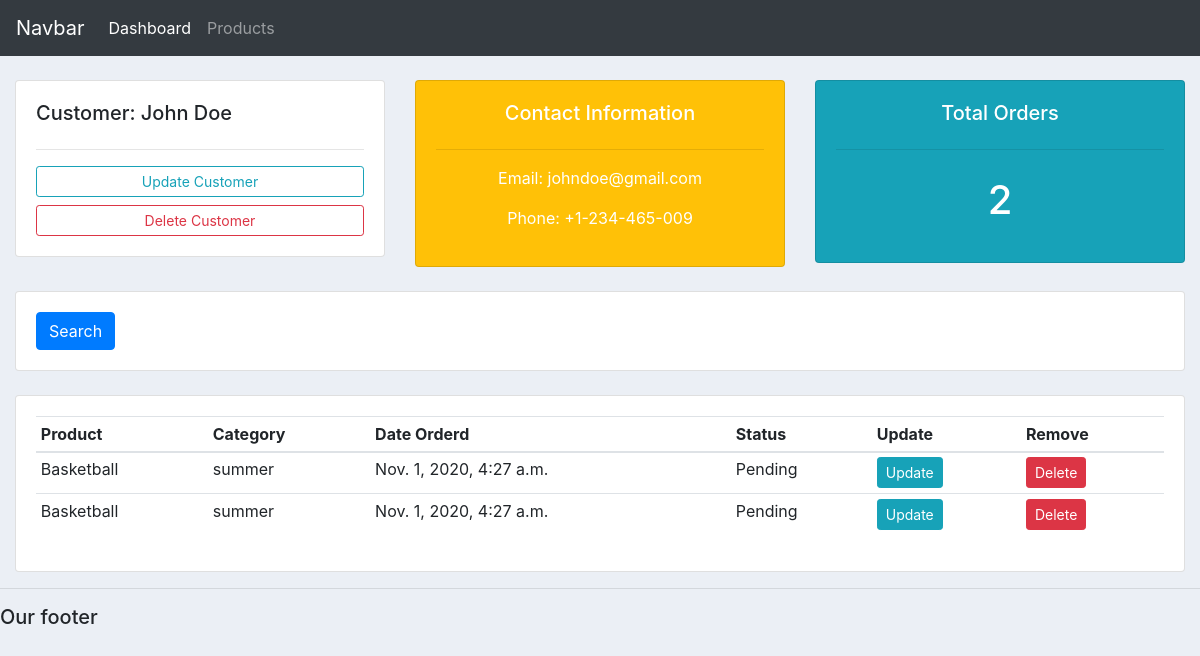
Page /view_customer/1/ on the earlier database version.
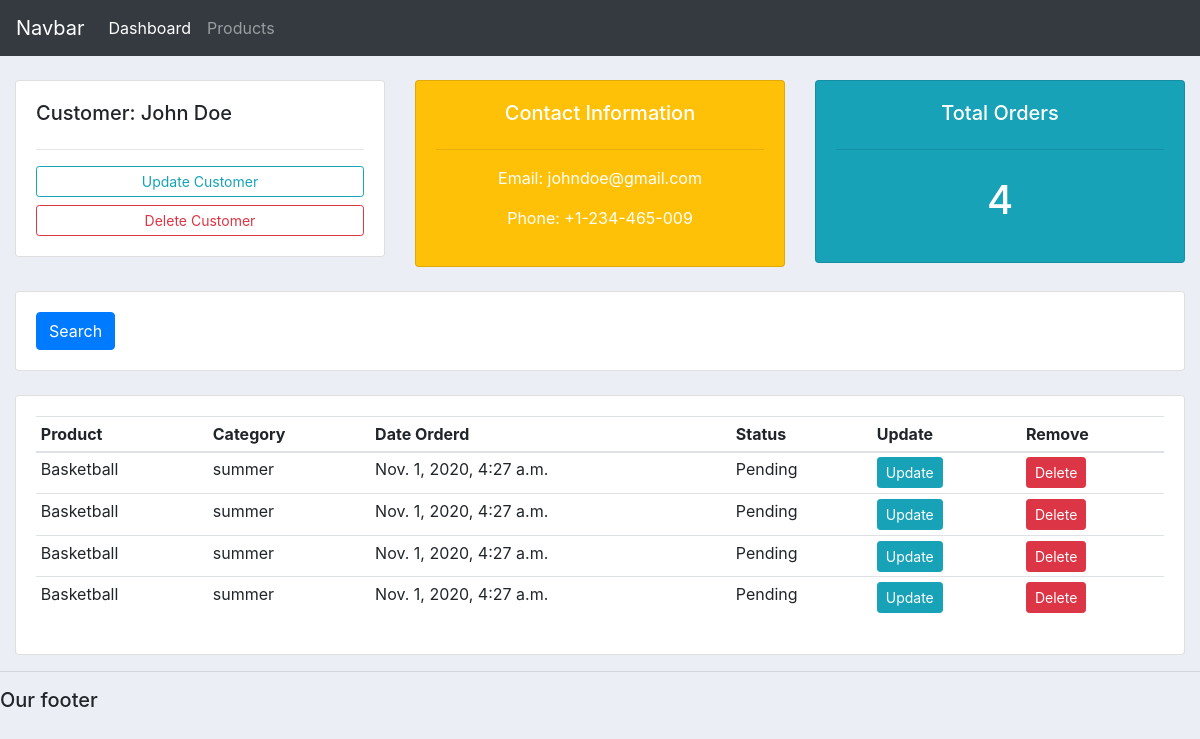
Same page on the later database version.
### crmapp/models.py (models this page shows, shortened)
class Customer(models.Model):
    name    = models.CharField(max_length=200, null=True)
    phone   = models.CharField(max_length=200, null=True)
    email   = models.EmailField(max_length=200, null=True)
    date_created    = models.DateTimeField(auto_now_add=True)
    def __str__(self):
        return self.name

class Order(models.Model):
    options = (
        ('Pending', 'Pending'),
        ('Out for delivery', 'Out for delivery'),
        ('Delivered', 'Delivered'),
    )
    customer = models.ForeignKey(Customer, on_delete=models.CASCADE)
    product = models.ForeignKey(Product, on_delete=models.CASCADE)
    date_created = models.DateTimeField(auto_now_add=True)
    status = models.CharField(choices=options, null=True, max_length=200)
    class Meta:
        ordering = ['-date_created']

class Product(models.Model):
    name    = models.CharField(max_length=200)
    price   = models.FloatField()
    category = models.ForeignKey(Category, on_delete=models.PROTECT)
    description = models.TextField(blank=True, null=True)
    date_created = models.DateTimeField(auto_now_add=True)

class Category(models.Model):
    name = models.CharField(max_length=200)
    def __str__(self):
        return self.name

### crmapp/views.py (the view)
# urls.py: path('view_customer/<int:pk>/', CustomerDetailView.as_view(), name='view_customer'),
class CustomerDetailView(DetailView):
    model = Customer
    template_name = 'crmapp/customer.html'
    context_object_name = 'customer'
    def get_context_data(self, **kwargs):
        context = super(CustomerDetailView, self).get_context_data(**kwargs)
        orders = Order.objects.filter(customer=self.object)
        context['orders'] = orders
        products = Product.objects.filter(name=self.object)
        context['products'] = products
        return context

### crmapp/templates/crmapp/customer.html
{%  extends 'crmapp/main.html' %}
{% block content %}
	<br>
<div class="row">
	<div class="col-md">
		<div class="card card-body">
			<h5>Customer: {{customer.name}}</h5>
			<hr>
			<a class="btn btn-outline-info  btn-sm btn-block" href="">Update Customer</a>
			<a class="btn btn-outline-danger  btn-sm btn-block" href="">Delete Customer</a>
		</div>
	</div>
	<div class="col-md">
		<div class="card card-body bg-warning text-center text-white">
			<h5>Contact Information</h5>
			<hr>
			<p>Email: {{customer.email}} </p>
			<p>Phone: {{customer.phone}}</p>
		</div>
	</div>
	<div class="col-md">
		<div class="card card-body bg-info">
			<h5 class="text-center text-white">Total Orders</h5>
			<hr>
			{% if orders %}
				{% with orders.count as total_orders %}
				<h1 style="text-align: center;padding: 10px" class="text-white">{{total_orders}}</h1>
				{% endwith %}
			{% else %}
			<h1 style="text-align: center;padding: 10px" class="text-white">N/A</h1>
			{% endif %}
		</div>
	</div>
</div>
<br>
<div class="row">
	<div class="col">
		<div class="card card-body">
			<form method="get">
		    <button class="btn btn-primary" type="submit">Search</button>
		  </form>
		</div>
	</div>
</div>
<br>
<div class="row">
	<div class="col-md">
		<div class="card card-body">
			<table class="table table-sm">
				<thead>
					<tr>
						<th>Product</th>
						<th>Category</th>
						<th>Date Orderd</th>
						<th>Status</th>
						<th>Update</th>
						<th>Remove</th>
					</tr>
				</thead>
				<tbody>
					{% for order in orders %}
					<tr>
					<td>{{order.product.name}}</td>
					<td>{{order.product.category}}</td>
					<td>{{order.product.date_created}}</td>
					<td>{{order.status}}</td>
					<td><button class="btn btn-sm btn-info" type="submit">Update</button></td>
					<td><button class="btn btn-sm btn-danger" type="submit">Delete</button></td>
					</tr>
					{% endfor %}
				</tbody>
			</table>
		</div>
	</div>
</div>
{% endblock %}

### crmapp/templates/crmapp/main.html (shortened to what this page needs)
{% load static %}
<!DOCTYPE html>
<html>
<head>
	<link rel="stylesheet" href="https://stackpath.bootstrapcdn.com/bootstrap/4.3.1/css/bootstrap.min.css">
	<link rel="stylesheet" href="{% static 'css/style.css' %}">
</head>
<body>
	{%  include 'crmapp/navbar.html' %}
	<div class="container-fluid">
	{% block content %}
	{% endblock %}
    </div>
	<hr>
	<h5>Our footer</h5>
</body>
</html>

### crmapp/templates/crmapp/navbar.html (shortened to what this page needs)
<nav class="navbar navbar-expand-lg navbar-dark bg-dark">
  <a class="navbar-brand" href="{% url 'home' %}">Navbar</a>
  <div class="collapse navbar-collapse" id="navbarNav">
    <ul class="navbar-nav">
      <li class="nav-item active">
        <a class="nav-link" href="#">Dashboard</a>
      </li>
      <li class="nav-item">
        <a class="nav-link" href="#">Products</a>
      </li>
    </ul>
  </div>
</nav>

### static/css/style.css (style rules this page uses)
body { background-color: #ebeff5; }

Differences in the rows shown:
added Order: product.name "Basketball", product.category "summer", product.date_created "Nov. 1, 2020, 4:27 a.m.", status "Pending"
added Order: product.name "Basketball", product.category "summer", product.date_created "Nov. 1, 2020, 4:27 a.m.", status "Pending"
Other differences:
{{ total_orders }}: "2" → "4"
